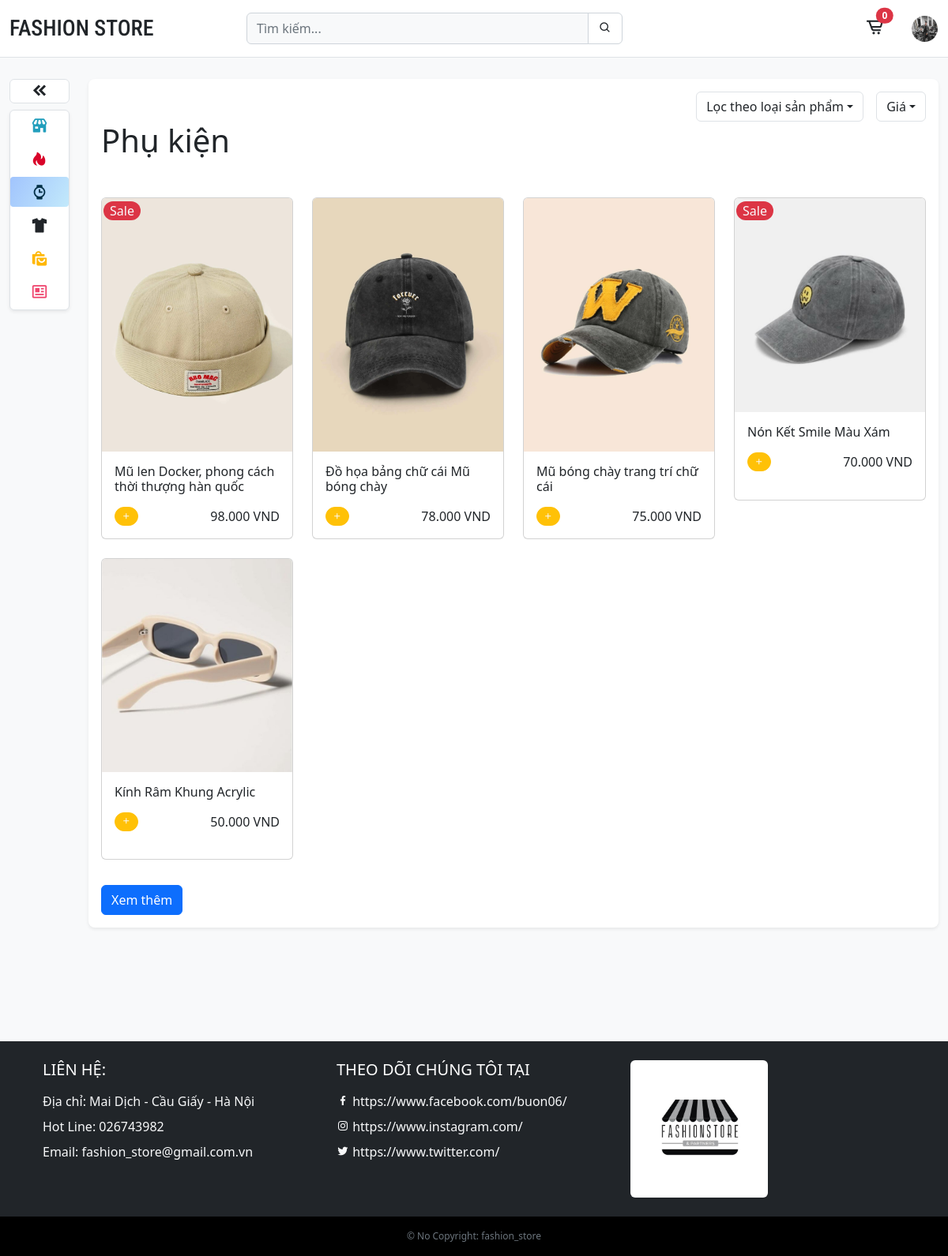
Page /?category=accessory (signed in) on the committed database.
### core/models.py (models this page shows)
class ProfileUser(models.Model):
    user = models.OneToOneField(User, on_delete=models.CASCADE)
    avatar = models.ImageField(
        blank=True, null=True, upload_to='static/assets/user')
    phone = models.CharField(max_length=255, blank=True, null=True)

### product/models.py (models this page shows, shortened)
class Category(models.Model):
    name = models.CharField(max_length=255)
    slug = models.SlugField()
    icon = models.CharField(max_length=255, default=False)
    class Meta:
        ordering = ('name',)

class Product(models.Model):
    category = models.ForeignKey(
        Category, related_name='products', on_delete=models.CASCADE)
    image = models.ImageField(upload_to='static/assets')
    name = models.CharField(max_length=255)
    slug = models.SlugField()
    price = models.IntegerField()
    old_price = models.IntegerField()
    sale = models.BooleanField(default=False)
    created_at = models.DateTimeField(auto_now_add=True)
    sold = models.IntegerField(default=False)
    classify = models.ForeignKey(
        Classify, related_name='classify', null=True, on_delete=models.CASCADE)
    desc = models.TextField(blank=True, null=True)
    class Meta:
        ordering = ('-created_at',)
    def get_display_price(self):
        return self.price / 1000

### core/views.py (the view)
# urls.py: path('', views.index),
def index(request):
    products = Product.objects.all()[0:8]
    categories = Category.objects.all()
    classifies = Classify.objects.all()
    if request.user.id:
        profile = ProfileUser.objects.get(user=request.user.id)
    else:
        profile = None
    active_category = request.GET.get('category', '')
    if active_category:
        products = Product.objects.filter(category__slug=active_category)
    query = request.GET.get('query', '')
    if query:
        products = Product.objects.filter(
            Q(name__icontains=query))
    type = request.GET.get('type', '')
    if type:
        products = Product.objects.filter(classify=type)
        return render(request, 'product/product_list.html', {'products': products})
    page = request.GET.get('page', '')
    if page:
        products = Product.objects.all()[0:8+int(page)]
        return render(request, 'product/product_list.html', {'products': products})
    context = {
        'products': products,
        'categories': categories,
        'classifies': classifies,
        'active_category': active_category,
        'profile': profile,
    }
    return render(request, 'core/home.html', context)

### cart/cart.py (called while the page is built)
    def __len__(self):
        return sum(item['quantity'] for item in self.cart.values())

### cart/context_processors.py (called while the page is built)
def cart(request):
    return {'cart': Cart(request)}

### core/templates/core/home.html (shortened to what this page needs)
{% extends 'core/base.html' %} {% block title %}Fation Store{% endblock %} {% load static %}
{% block content %}
<section class="content" id="top" style="margin-top: 100px;">
    <div class="row mt-4 position-relative">
        <div class="col col-md-1 col-lg-1 d-none d-sm-block position-fixed" style="top: 100px; z-index: 0">
            <button class="navbar-toggler text-center bg-white w-100 rounded-2 mb-2 border border-1" id="collapse-btn">
                <i class="bx bxs-chevrons-left h4 m-0"></i>
            </button>
            <ul class="nav flex-column bg-white h-100 rounded-2 shadow-sm border border-1" id="navbar" >
                <li class="nav-item mb-1">
                    <a
                        class="nav-link text-dark menu-title justify-content-center fs-6 {% if not active_category %} active {% endif %}"
                        aria-current="page"
                        href="/"
                    >
                        <i class="bx bxs-store icon"></i>
                    </a>
                </li>
                {% for category in categories %}
                <li class="nav-item mb-1">
                    <a
                        class="nav-link text-dark menu-title justify-content-center fs-6 {% if category.slug == active_category %} active {% endif %}"
                        href="/?category={{ category.slug }}"
                    >
                        <i class="bx {{category.icon}} icon"></i>
                    </a>
                </li>
                {% endfor %}
            </ul>
        </div>
        <div class="col-12 col-sm-11 col-lg-11 content end-0 offset-md-1">
            <div class="products p-3 rounded-3 shadow-sm bg-white">
                {% if active_category != 'news' %}
                    <div class="d-flex justify-content-end">
                        <div class="dropdown">
                            <div
                                class="btn dropdown-toggle border ms-3"
                                id="dropdownFilterTypeButton"
                                data-toggle="dropdown"
                                aria-haspopup="true"
                                aria-expanded="false"
                            >Lọc theo loại sản phẩm</div>
                        </div>
                        <div class="dropdown">
                            <div
                                class="btn dropdown-toggle border ms-3"
                                id="dropdownFilterButton"
                                data-toggle="dropdown"
                                aria-haspopup="true"
                                aria-expanded="false"
                            >Giá</div>
                        </div>
                    </div>
                {% endif%}
                {% for category in categories %}
                    {% if category.slug == active_category %}
                        <h1 class="content-title h1">{{category.name}}</h1>
                    {% endif %}
                {% endfor %}
                {% include 'product/product_list.html' %}
                {% if active_category != 'news' %}
                    <form method="get" action=".">
                        <a
                            class="btn btn-primary mt-2"
                            id="see-more"
                            hx-get="/?page=8"
                            hx-target="#filter-price-product"
                            hx-swap="outerHTML"
                        >
                            Xem thêm
                        </a>
                    </form>
                {% endif %}
            </div>
        </div>
    </div>
</section>
{% endblock %}

### core/templates/core/base.html (shortened to what this page needs)
{% load static %}
<!DOCTYPE html>
<html lang="en">
    <head>
        <link href="https://unpkg.com/boxicons@2.1.4/css/boxicons.min.css" rel="stylesheet" />
        <link href="https://cdn.jsdelivr.net/npm/bootstrap@5.2.3/dist/css/bootstrap.min.css" rel="stylesheet" />
        <link rel="stylesheet" href="{% static 'css/styles.css' %}" type="text/css" />
    </head>
    <body class="bg-light">
        <div class="container-fluid d-none" id="main">
            <header
                class="row align-items-center py-3 border-bottom position-fixed top-0 w-100 bg-white"
                style="z-index: 2"
            >
                <div class="col col-4 col-md-3 col-lg-3">
                    <a class="h3" href="/" style="font-family: 'Roboto Condensed', sans-serif;">FASHION STORE</a>
                </div>
                <div class="col col-4 col-md-5 col-lg-5 position-relative">
                    <form class="w-100" method="get" action=".">
                        <div class="input-group">
                            <input
                                type="text"
                                name="query"
                                class="form-control bg-light"
                                placeholder="Tìm kiếm..."
                            />
                            <div class="input-group-btn btn-search">
                                <button class="btn btn-default" type="submit">
                                    <i class="bx bx-search"></i>
                                </button>
                            </div>
                        </div>
                    </form>
                </div>
                <div class="col col-4 col-md-4 col-lg-4">
                    <div class="navbar-right d-flex justify-content-end">
                        <div
                            hx-get="{% url 'hx_menu_cart' %}"
                            hx-trigger="update-menu-cart from:body"
                            hx-swap="innerHTML"
                        >
                            {% include 'cart/menu_cart.html' %}
                        </div>
                        {% if user.username %}
                        <div class="dropdown">
                            <img
                                src="{% if profile.avatar %} /{{profile.avatar}} {% else %} https://img.freepik.com/free-icon/user_318-875902.jpg?w=2000 {% endif %}"
                                class="btn dropdown-toggle rounded-circle p-0 ms-3"
                                alt=""
                                id="dropdownMenuButton"
                                data-toggle="dropdown"
                                aria-haspopup="true"
                                aria-expanded="false"
                                style="width: 35px; height: 35px; object-fit: cover;"
                            />
                        </div>
                        {% else %}
                        <a class="btn btn-primary d-none d-sm-block ms-4" href="{% url 'login' %}">Đăng nhập</a>
                        <a href="{% url 'login' %}" class="d-block d-sm-none" style="height: 30px"><i class='bx bx-user-circle' style="font-size: 30px;"></i></a>
                        {% endif %}
                    </div>
                </div>
            </header>
            {% block content %} {% endblock %}
        </div>
        {% if user.is_staff %}
            <div class="position-fixed bottom-0 end-0 alert alert-success alert-dismissible fade show" role="alert" id="alert">
            </div>
        {% endif %}
        <div class="w-100 m-auto px-4 d-none" style="padding-top: 120px" id="collaborate">
        </div>
        <footer class="bg-dark text-center text-lg-start position-relative d-none" id="footer">
            <div class="container p-4">
                <div class="row">
                    <div class="col-lg-4 col-md-12 mb-4 mb-md-0 text-white">
                        <h5 class="text-uppercase">Liên hệ:</h5>
                        <ul class="p-0 mt-3">
                            <li class="text-light mb-2">Địa chỉ: Mai Dịch - Cầu Giấy - Hà Nội</li>
                            <li class="text-light mb-2">Hot Line: 026743982</li>
                            <li class="text-light mb-2">Email: fashion_store@gmail.com.vn</li>
                        </ul>
                    </div>
                    <div class="col-lg-4 col-md-12 mb-4 mb-md-0 text-white">
                        <h5 class="text-uppercase">Theo dõi chúng tôi tại</h5>
                        <ul class="p-0 mt-3">
                            <li class="text-light mb-2">
                                <i class='bx bxl-facebook'></i>
                                <a href="https://www.facebook.com/buon06/" class="text-light">https://www.facebook.com/buon06/</a>
                            </li>
                            <li class="text-light mb-2">
                                <i class='bx bxl-instagram' ></i>
                                <a href="https://www.instagram.com/" class="text-light">https://www.instagram.com/</a>
                            </li>
                            <li class="text-light mb-2">
                                <i class='bx bxl-twitter'></i>
                                <a href="https://www.twitter.com/" class="text-light">https://www.twitter.com/</a>
                            </li>
                        </ul>
                    </div>
                    <div class="col-lg-4 col-md-12">
                        <img src="{% static 'assets/logo.jfif' %}" class="w-50 rounded-2" alt="">
                    </div>
                </div>
            </div>
            <div class="text-center py-3 text-muted bg-black" style="font-size: 12px;">
                © No Copyright:
                <a class="text-muted" href="https://www.facebook.com/buon06/">fashion_store</a>
            </div>
        </footer>
    </body>
</html>

### product/templates/product/product_list_item.html (shortened to what this page needs)
<div class="col col-12 col-md-4 col-lg-3 position-relative mb-4 prod-item">
    {% if product.sale%}
    <div class="position-absolute sale px-2 bg-danger text-light rounded-pill" style="top: 5px; left: 15px; z-index: 1">
        Sale
    </div>
    {% endif %}
    <div class="card">
        <a href="{% url 'product' product.id %}" class="produc-image">
            <img src="/{{product.image}}" class="card-img-top" alt="..." />
        </a>
        <div class="card-body">
            <h6 class="card-title mb-3">{{product.name}}</h6>
            <div class="clearfix">
                {% if user.username %}
                    <a
                        class="btn btn-warning link-light float-start badge rounded-pill"
                        hx-get="{% url 'add_to_cart' product.id %}"
                        hx-target="#menu-cart-button"
                        hx-swap="outerHTML"
                    >
                        <i class='bx bx-plus'></i>
                    </a>
                {% endif %}
                <div class="float-end">
                    <span class="price-hp h6">{{product.get_display_price}}00 VND</span>
                </div>
            </div>
        </div>
    </div>
</div>

### static/css/styles.css (style rules this page uses)
* { margin: 0; padding: 0; list-style-type: none; }
a { text-decoration: none; color: #212529; }
.btn-search { border: 1px solid #ced4da; border-radius: 0.375rem; }
.nav .nav-item { position: relative; transition: all 0.3s linear; overflow: hidden; }
.nav .nav-item::after { content: ''; position: absolute; top: 0; left: -25px; bottom: 0; width: 30px; height: 100%; background-color: transparent; transform: skew(-40deg); opacity: 0.4; transition: left 0.8s ease; }
.nav .nav-item:nth-child(1) .nav-link i { color: #219ebc; }
.nav .nav-item:nth-child(2) .nav-link i { color: #d90429; }
.nav .nav-item:nth-child(3) .nav-link i { color: #023047; }
.nav .nav-item:nth-child(5) .nav-link i { color: #ffb703; }
.nav .nav-item:nth-child(6) .nav-link i { color: #ef476f; }
.menu-title { font-size: 18px; display: flex; align-items: center; }
.menu-title .icon { width: 22px; height: 22px; font-size: 22px; }
.card-title { display: -webkit-box; -webkit-line-clamp: 2; -webkit-box-orient: vertical; overflow: hidden; text-overflow: ellipsis; }
.nav-link.text-dark.menu-title.active { background-image: linear-gradient(120deg, #a1c4fd 0%, #c2e9fb 100%); border-radius: 4px; }
.products .sale { top: 0; left: 0; }
.products .prod-item { transition: all 0.3s linear; }
.card-body { min-height: 110.38px; }
.nav-link { font-size: 22px; }

### core/templates/core/base.html (style rules this page uses)
#main { transition: display 0.3s ease-in; }
#alert { animation: slideUp 0.4s ease-in-out; }

### product/templates/product/product_list_item.html (style rules this page uses)
.prod-item { animation: effect-product 0.5s ease; }

### rows in the picture
ProfileUser: avatar (picture)
Category: name "Phụ kiện"
Product: sale "Sale", image (picture), name "Mũ len Docker, phong cách thời thượng hàn quốc", get_display_price "98.0"
Product: image (picture), name "Đồ họa bảng chữ cái Mũ bóng chày", get_display_price "78.0"
Product: image (picture), name "Mũ bóng chày trang trí chữ cái", get_display_price "75.0"
Product: sale "Sale", image (picture), name "Nón Kết Smile Màu Xám", get_display_price "70.0"
Product: image (picture), name "Kính Râm Khung Acrylic", get_display_price "50.0"

### other values in the picture
{{ cart|length }} "0"
